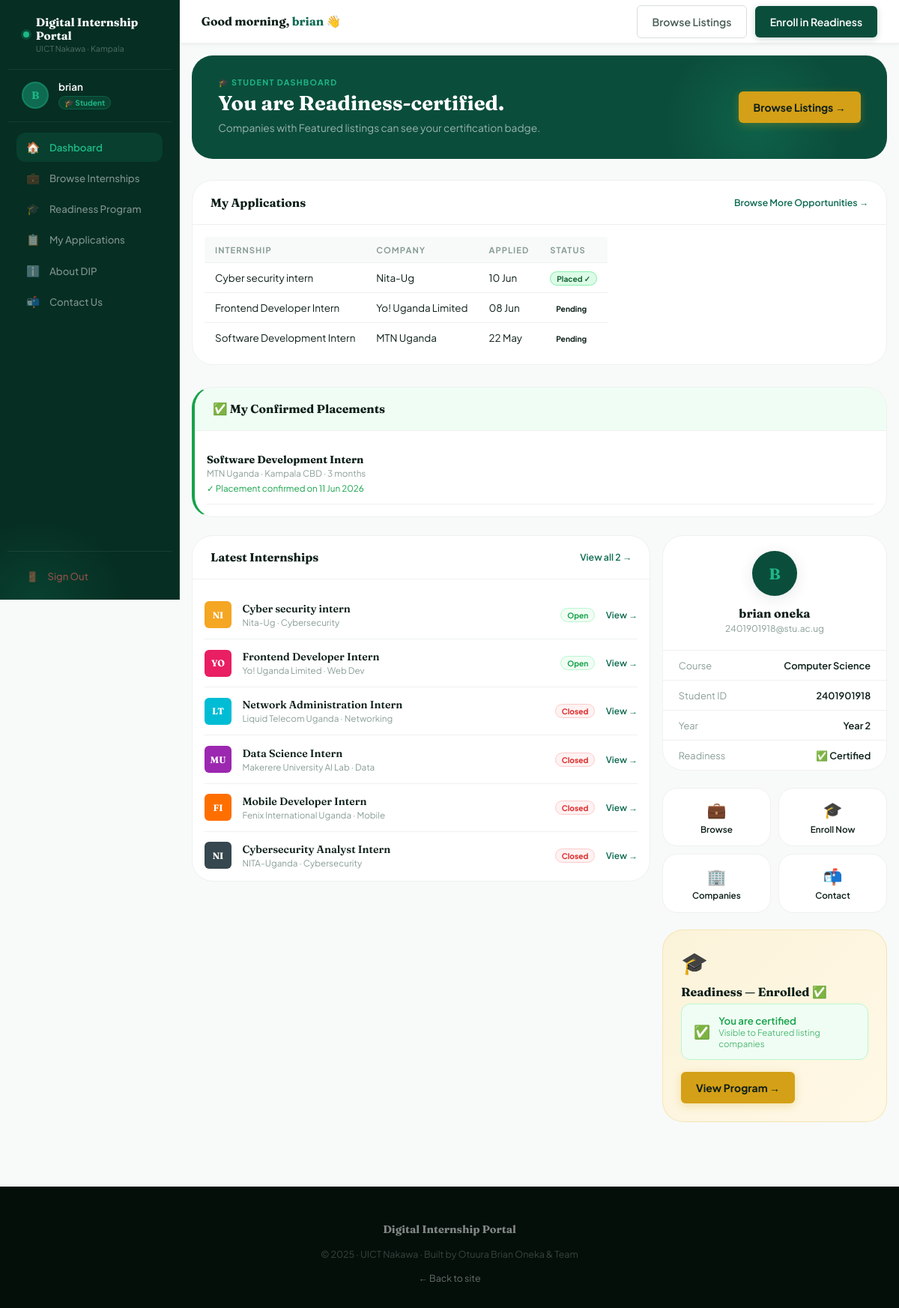
Screenshot of /internhub/auth/dashboard.php (signed in) with the database file from the repository.
### tables this page shows
CREATE TABLE `users` (
  `id` int(11) NOT NULL,
  `full_name` varchar(150) NOT NULL,
  `email` varchar(150) NOT NULL,
  `password` varchar(255) NOT NULL,
  `role` enum('student','company','admin') NOT NULL DEFAULT 'student',
  `student_id` varchar(20) DEFAULT NULL,
  `course` varchar(100) DEFAULT NULL,
  `study_year` varchar(10) DEFAULT NULL,
  `company_name` varchar(150) DEFAULT NULL,
  `industry` varchar(100) DEFAULT NULL,
  `phone` varchar(20) DEFAULT NULL,
  `created_at` timestamp NOT NULL DEFAULT current_timestamp(),
  `readiness_certified` tinyint(1) DEFAULT 0,
  `readiness_tier` varchar(50) DEFAULT NULL,
  `readiness_certificate_code` varchar(50) DEFAULT NULL,
  `total_placements` int(11) DEFAULT 0
);

CREATE TABLE `applications` (
  `id` int(11) NOT NULL,
  `student_id` int(11) NOT NULL,
  `listing_id` int(11) NOT NULL,
  `cover_letter` text DEFAULT NULL,
  `status` enum('pending','reviewed','shortlisted','rejected','placed') DEFAULT 'pending',
  `created_at` datetime DEFAULT current_timestamp(),
  `company_notes` text DEFAULT NULL,
  `cv_path` varchar(255) DEFAULT NULL,
  `portfolio_link` varchar(255) DEFAULT NULL
);

CREATE TABLE `internships` (
  `id` int(11) NOT NULL,
  `title` varchar(150) NOT NULL,
  `company` varchar(100) NOT NULL,
  `logo` varchar(5) NOT NULL,
  `logo_color` varchar(10) NOT NULL,
  `location` varchar(100) NOT NULL,
  `field` varchar(50) NOT NULL,
  `duration` int(11) NOT NULL,
  `paid` varchar(20) NOT NULL,
  `stipend` varchar(100) NOT NULL,
  `deadline` date NOT NULL,
  `slots` int(11) NOT NULL DEFAULT 1,
  `description` text NOT NULL,
  `responsibilities` text NOT NULL,
  `requirements` text NOT NULL,
  `contact` varchar(100) NOT NULL,
  `tags` varchar(255) NOT NULL,
  `status` varchar(20) NOT NULL DEFAULT 'pending',
  `posted_by` int(11) DEFAULT NULL,
  `created_at` timestamp NOT NULL DEFAULT current_timestamp()
);

CREATE TABLE `placements` (
  `id` int(11) NOT NULL,
  `student_id` int(11) NOT NULL,
  `internship_id` int(11) NOT NULL,
  `company_confirmed` tinyint(1) DEFAULT 0,
  `admin_confirmed` tinyint(1) DEFAULT 0,
  `confirmation_date` datetime DEFAULT NULL,
  `created_at` timestamp NOT NULL DEFAULT current_timestamp()
);

### internhub/auth/dashboard.php (the view, shortened to what this page needs)
<?php
require_once '../includes/db.php';
function getInternshipStatus($deadline) {
    $today = new DateTime();
    $deadlineDate = new DateTime($deadline);
    if ($deadlineDate < $today) {
        return ['text' => 'Closed', 'class' => 'b-closed'];
    }
    $daysLeft = $today->diff($deadlineDate)->days;
    return ['text' => 'Open', 'class' => 'b-open'];
}
$userId   = $_SESSION['user_id'];
$role     = $_SESSION['user_role'];
$stmt = $pdo->prepare("SELECT * FROM users WHERE id = :id");
$stmt->execute([':id' => $userId]);
$user = $stmt->fetch();
$firstName = explode(' ', $user['full_name'] ?? $user['company_name'] ?? 'User')[0];
if ($role === 'student') {
    $recentListings = $pdo->query("SELECT * FROM internships WHERE status='approved' ORDER BY created_at DESC LIMIT 6")->fetchAll();
    $totalOpen      = (int)$pdo->query("SELECT COUNT(*) FROM internships WHERE status='approved' AND deadline >= CURDATE()")->fetchColumn();
    try {
        $enrStmt = $pdo->prepare("SELECT * FROM readiness_enrollments WHERE user_id = :id LIMIT 1");
        $enrStmt->execute([':id' => $userId]);
        $enrollment = $enrStmt->fetch();
    } catch(Exception $e) {
        $enrollment = null;
    }
}
?>
<!DOCTYPE html>
<html lang="en">
<head>
<link rel="stylesheet" href="/internhub/css/style.css">
</head>
<body>
<aside class="sidebar">
  <div class="sb-brand">
    <span class="sb-brand-dot"></span>
    <div>
      <div class="sb-brand-name">Digital Internship Portal</div>
      <div class="sb-brand-sub">UICT Nakawa · Kampala</div>
    </div>
  </div>
  <div class="sb-user">
    <div class="sb-avatar"><?php echo strtoupper(substr($firstName,0,1)); ?></div>
    <div>
      <div class="sb-uname"><?php echo htmlspecialchars($firstName); ?></div>
      <div class="sb-pill <?php echo $role==='student'?'pill-s':'pill-c'; ?>">
        <?php echo $role==='student'?'🎓 Student':'🏢 Company'; ?>
      </div>
    </div>
  </div>
  <nav class="sb-nav">
    <?php if($role==='student'): ?>
      <a href="dashboard.php" class="sb-item active"><span class="sb-item-ico">🏠</span>Dashboard</a>
      <a href="/internhub/listings.php" class="sb-item"><span class="sb-item-ico">💼</span>Browse Internships</a>
      <a href="/internhub/readiness.php" class="sb-item"><span class="sb-item-ico">🎓</span>Readiness Program</a>
      <a href="/internhub/my-applications.php" class="sb-item"><span class="sb-item-ico">📋</span>My Applications</a>
    <?php endif; ?>
    <a href="/internhub/about.php" class="sb-item"><span class="sb-item-ico">ℹ️</span>About DIP</a>
    <a href="/internhub/contact.php" class="sb-item"><span class="sb-item-ico">📬</span>Contact Us</a>
  </nav>
  <div class="sb-foot">
    <a href="/internhub/auth/actions/logout.php" class="sb-logout"><span>🚪</span>Sign Out</a>
  </div>
</aside>
<div class="main">
  <div class="topbar">
    <div class="topbar-greet">
      Good <?php echo date('H')<12?'morning':(date('H')<17?'afternoon':'evening'); ?>,
      <span><?php echo htmlspecialchars($firstName); ?></span> 👋
    </div>
    <div class="topbar-right">
      <?php if($role==='student'): ?>
        <a href="/internhub/listings.php" class="tb-btn tb-ghost">Browse Listings</a>
        <a href="/internhub/readiness-enroll.php" class="tb-btn tb-teal">Enroll in Readiness</a>
      <?php endif; ?>
    </div>
  </div>
  <div class="content">
    <?php if($role === 'student'): ?>
      <div class="wb">
        <div>
          <div class="wb-ey">🎓 Student Dashboard</div>
          <h1 class="wb-title"><?php echo $enrollment?'You are Readiness-certified.':'Your next internship is here.'; ?></h1>
          <p class="wb-body">
            <?php if($enrollment): ?>
              Companies with Featured listings can see your certification badge.
            <?php else: ?>
              <strong style="color:#fff"><?php echo $totalOpen; ?> active internships</strong> are available right now.
            <?php endif; ?>
          </p>
        </div>
        <div class="wb-actions">
          <a href="/internhub/listings.php" class="btn-gold">Browse Listings →</a>
        </div>
      </div>
      <div class="card" style="margin-bottom:1.8rem">
        <div class="card-head">
          <div class="card-title">My Applications</div>
          <a href="/internhub/listings.php" class="card-lnk">Browse More Opportunities →</a>
        </div>
        <div class="card-body">
          <?php
          $apps = $pdo->prepare("SELECT a.*, i.title, i.company, i.deadline
                                FROM applications a
                                JOIN internships i ON a.listing_id = i.id
                                WHERE a.student_id = ?
                                ORDER BY a.created_at DESC LIMIT 10");
          $apps->execute([$userId]);
          $applications = $apps->fetchAll();
          if(empty($applications)): ?>
            <div class="card-empty">
              <span class="card-empty-ico">📋</span><br>
              You haven't applied to any internships yet.<br><br>
              <a href="/internhub/listings.php" class="btn-gold">Start Applying Now →</a>
            </div>
          <?php else: ?>
            <table class="co-table">
              <thead>
                <tr><th>Internship</th><th>Company</th><th>Applied</th><th>Status</th></tr>
              </thead>
              <tbody>
                <?php foreach($applications as $app):
                  $appDate = new DateTime($app['created_at']);
                  $statusClass = $app['status'] == 'placed' ? 'b-placed' : 'b-' . $app['status'];
                  $statusText = $app['status'] == 'placed' ? 'Placed ✓' : ucfirst(str_replace('_', ' ', $app['status']));
                ?>
                <tr>
                  <td><?php echo htmlspecialchars($app['title']); ?></td>
                  <td><?php echo htmlspecialchars($app['company']); ?></td>
                  <td><?php echo $appDate->format('d M'); ?></td>
                  <td>
                    <span class="lst-badge <?php echo $statusClass; ?>">
                      <?php echo $statusText; ?>
                    </span>
                  </td>
                </tr>
                <?php endforeach; ?>
              </tbody>
            </table>
          <?php endif; ?>
        </div>
      </div>
      <?php
      $placementsQuery = $pdo->prepare("
          SELECT p.*, i.title, i.company, i.location, i.duration
          FROM placements p
          JOIN internships i ON p.internship_id = i.id
          WHERE p.student_id = :student_id AND p.admin_confirmed = 1
          ORDER BY p.confirmation_date DESC
      ");
      $placementsQuery->execute([':student_id' => $userId]);
      $myConfirmedPlacements = $placementsQuery->fetchAll();
      ?>
      <?php if(!empty($myConfirmedPlacements)): ?>
      <div class="card" style="margin-bottom:1.5rem; border-left: 4px solid #16A34A;">
        <div class="card-head" style="background:#F0FDF4;">
          <div class="card-title">✅ My Confirmed Placements</div>
        </div>
        <div class="card-body">
          <?php foreach($myConfirmedPlacements as $placement): ?>
          <div class="lst-row" style="border-bottom:1px solid #EEF1EF; padding:0.8rem 0;">
            <div>
              <div class="lst-title" style="font-weight:700;"><?php echo htmlspecialchars($placement['title']); ?></div>
              <div class="lst-meta"><?php echo htmlspecialchars($placement['company']); ?> · <?php echo htmlspecialchars($placement['location']); ?> · <?php echo $placement['duration']; ?> months</div>
              <div class="lst-meta" style="color:#16A34A; margin-top:5px;">
                ✓ Placement confirmed on <?php echo date('d M Y', strtotime($placement['confirmation_date'])); ?>
              </div>
            </div>
          </div>
          <?php endforeach; ?>
        </div>
      </div>
      <?php endif; ?>
      <div class="dash-grid">
        <div>
          <div class="card">
            <div class="card-head">
              <div class="card-title">Latest Internships</div>
              <a href="/internhub/listings.php" class="card-lnk">View all <?php echo $totalOpen; ?> →</a>
            </div>
            <div class="card-body" style="padding:0 1.5rem">
              <?php if(empty($recentListings)): ?>
                <div class="card-empty"><span class="card-empty-ico">💼</span>No listings yet — check back soon.</div>
              <?php else: foreach($recentListings as $l):
                $tags = array_slice(array_filter(array_map('trim',explode(',',$l['tags']))),0,2);
                $status = getInternshipStatus($l['deadline']);
              ?>
              <div class="lst-row">
                <div class="lst-logo" style="background:<?php echo htmlspecialchars($l['logo_color']); ?>"><?php echo htmlspecialchars($l['logo']); ?></div>
                <div class="lst-info">
                  <div class="lst-title"><?php echo htmlspecialchars($l['title']); ?></div>
                  <div class="lst-meta"><?php echo htmlspecialchars($l['company']); ?><?php if(!empty($tags)): ?> · <?php echo htmlspecialchars($tags[0]); ?><?php endif; ?></div>
                </div>
                <span class="lst-badge <?php echo $status['class']; ?>">
                  <?php echo $status['text']; ?>
                </span>
                <a href="/internhub/detail.php?id=<?php echo $l['id']; ?>" class="lst-cta">View →</a>
              </div>
              <?php endforeach; endif; ?>
            </div>
          </div>
        </div>
        <div>
          <div class="profile-card">
            <div class="profile-head">
              <div class="profile-av"><?php echo strtoupper(substr($firstName,0,1)); ?></div>
              <div class="profile-name"><?php echo htmlspecialchars($user['full_name']); ?></div>
              <div class="profile-email"><?php echo htmlspecialchars($user['email']); ?></div>
            </div>
            <div class="profile-rows">
              <?php foreach([
                ['Course',      $user['course']      ?? '—'],
                ['Student ID',  $user['student_id']  ?? '—'],
                ['Year',        $user['study_year']  ?? '—'],
                ['Readiness',   $enrollment?'✅ Certified':'⬜ Not enrolled'],
              ] as [$k,$v]): ?>
              <div class="profile-row"><span class="pr-key"><?php echo $k; ?></span><span class="pr-val"><?php echo htmlspecialchars($v); ?></span></div>
              <?php endforeach; ?>
            </div>
          </div>
          <div class="qa-grid">
            <a href="/internhub/listings.php" class="qa-btn"><span class="qa-ico">💼</span><span class="qa-lbl">Browse</span></a>
            <a href="/internhub/readiness-enroll.php" class="qa-btn"><span class="qa-ico">🎓</span><span class="qa-lbl">Enroll Now</span></a>
            <a href="/internhub/partners.php" class="qa-btn"><span class="qa-ico">🏢</span><span class="qa-lbl">Companies</span></a>
            <a href="/internhub/contact.php" class="qa-btn"><span class="qa-ico">📬</span><span class="qa-lbl">Contact</span></a>
          </div>
          <div class="rc-card">
            <div class="rc-ico">🎓</div>
            <div class="rc-title"><?php echo $enrollment?'Readiness — Enrolled ✅':'Stand out with Readiness'; ?></div>
            <?php if($enrollment): ?>
              <div class="rc-enrolled">
                <span style="font-size:1.1rem">✅</span>
                <div><div class="rc-enrolled-txt">You are certified</div><div class="rc-enrolled-sub">Visible to Featured listing companies</div></div>
              </div>
              <a href="/internhub/readiness.php" class="btn-gold" style="font-size:.82rem;padding:9px 16px">View Program →</a>
            <?php endif; ?>
          </div>
        </div>
      </div>
    <?php endif; ?>
  </div>
</div>
<footer class="footer">
  <div class="footer-inner">
    <span class="footer-brand">Digital Internship Portal</span>
    <span>© 2025 · UICT Nakawa · Built by Otuura Brian Oneka & Team</span>
    <a href="/internhub/index.php" style="color:rgba(255,255,255,.4);font-size:.78rem">← Back to site</a>
  </div>
</footer>
</body>
</html>

### internhub/css/style.css (style rules this page uses)
* { margin: 0; padding: 0; box-sizing: border-box; }
body { font-family: 'Plus Jakarta Sans', sans-serif; background: #F8FAF9; color: #0D1F19; }
.sidebar { position: fixed; bottom: 0; left: 0; right: 0; top: auto; width: 100%; height: 60px; background: #062E22; display: flex; flex-direction: row; overflow-x: auto; z-index: 1000; padding: 0 10px; }
.sb-brand, .sb-user, .sb-foot { display: none; }
.sb-nav { display: flex; flex-direction: row; padding: 0; gap: 5px; overflow-x: auto; }
.sb-item { white-space: nowrap; padding: 8px 12px; font-size: 12px; }
.main { margin-left: 0; padding-bottom: 70px; }
.dash-grid, .pricing-grid, .curriculum-grid, .outcome-grid, .why-grid { grid-template-columns: 1fr !important; gap: 1rem !important; }
.btn-gold, .btn-apply, .btn-submit, .tb-btn { padding: 12px 20px !important; font-size: 14px !important; }
.container, .content { padding: 1rem !important; }
.card-body, .section-body { padding: 1rem !important; }
.co-table, table { display: block; overflow-x: auto; white-space: nowrap; }
.footer-inner { flex-direction: column; text-align: center; }
@media (min-width: 768px) { .sidebar { position: fixed; top: 0; left: 0; width: 240px; height: 100vh; flex-direction: column; justify-content: flex-start; } }
@media (min-width: 768px) { .sb-brand, .sb-user, .sb-foot { display: flex; } }
@media (min-width: 768px) { .sb-nav { flex-direction: column; overflow-y: auto; } }
@media (min-width: 768px) { .sb-item { white-space: normal; } }
@media (min-width: 768px) { .main { margin-left: 240px; padding-bottom: 0; } }
@media (min-width: 768px) { .dash-grid { grid-template-columns: 1fr 300px !important; } }

### rows the page displays
users: full_name "B", full_name "brian", full_name "brian oneka", email "2401901918@stu.ac.ug"
applications: listing.title "Cyber security intern", listing.company "Nita-Ug", created_at "10 Jun", status "Placed ✓"
applications: listing.title "Frontend Developer Intern", listing.company "Yo! Uganda Limited", created_at "08 Jun", status "Pending"
applications: listing.title "Software Development Intern", listing.company "MTN Uganda", created_at "22 May", status "Pending"
placements: internship.title "Software Development Intern", internship.company "MTN Uganda", internship.location "Kampala CBD", internship.duration "3", confirmation_date "11 Jun 2026"
internships: logo "NI", title "Cyber security intern", company "Nita-Ug", tags "Cybersecurity", deadline "Open"
internships: logo "YO", title "Frontend Developer Intern", company "Yo! Uganda Limited", tags "Web Dev", deadline "Open"
internships: logo "LT", title "Network Administration Intern", company "Liquid Telecom Uganda", tags "Networking", deadline "Closed"
internships: logo "MU", title "Data Science Intern", company "Makerere University AI Lab", tags "Data", deadline "Closed"
internships: logo "FI", title "Mobile Developer Intern", company "Fenix International Uganda", tags "Mobile", deadline "Closed"
internships: logo "NI", title "Cybersecurity Analyst Intern", company "NITA-Uganda", tags "Cybersecurity", deadline "Closed"

### other values shown
$totalOpen "2"
$k "Course"
$v "Computer Science"
$k "Student ID"
$v "2401901918"
$k "Year"
$v "Year 2"
$k "Readiness"
$v "✅ Certified"
